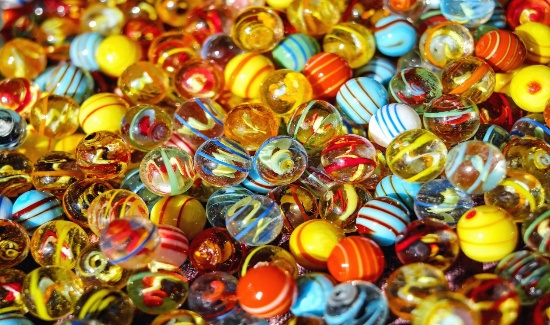
#> input picture HW#11/origin/image01.jpg, 550 x 325 px; its folder holds only this picture in this run
$ python RGB_YUV_form.py
#> lines starting #> are read from the running program, lines starting #| are printed output that depends on the picture; long printed decimals are rounded
import cv2
import os
import numpy as np
import math

for filePath in sorted(os.listdir("origin")):
    fileName = os.path.splitext(filePath)[0]
    imagePath = os.path.join("origin", filePath)
    src = cv2.imread(imagePath, cv2.IMREAD_COLOR)
#> src is the input picture: shape (325, 550, 3); mean B, G, R 59.7, 114.9, 153.3
    dst = src.copy()
    yuv_image = cv2.cvtColor(dst, cv2.COLOR_BGR2YUV)
#> yuv_image: shape (325, 550, 3); mean of channels 0, 1, 2 120.1, 98.3, 157.1
    dst = np.uint64(dst)
    yuv_image = np.uint64(yuv_image)
#> yuv_image: shape (325, 550, 3) uint64; mean of channels 0, 1, 2 120.1, 98.3, 157.1
    b, g, r = cv2.split(dst)
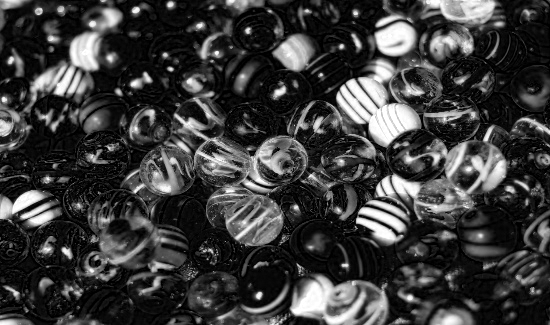
#> b: shape (325, 550) int32; min 0, max 255, mean 59.7
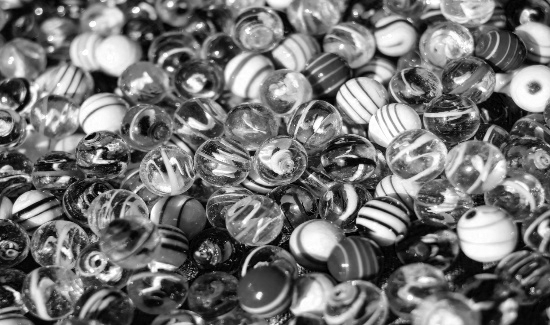
#> g: shape (325, 550) int32; min 0, max 255, mean 114.9
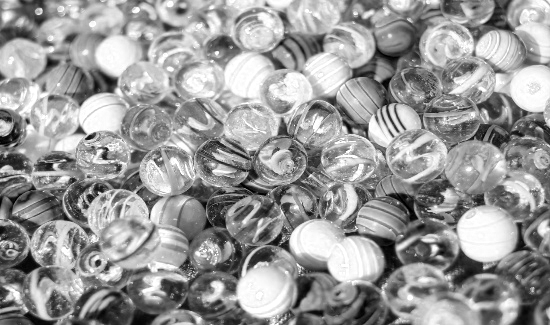
#> r: shape (325, 550) int32; min 0, max 255, mean 153.3
    y, u, v = cv2.split(yuv_image)
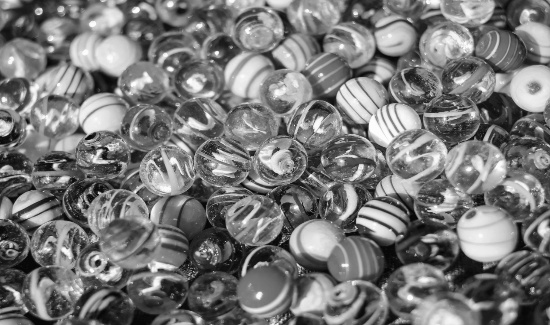
#> y: shape (325, 550) int32; min 3, max 255, mean 120.1
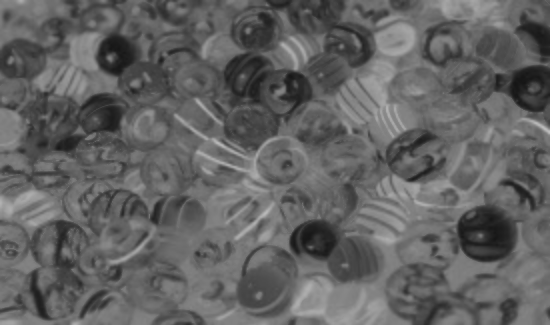
#> u: shape (325, 550) int32; min 21, max 190, mean 98.3
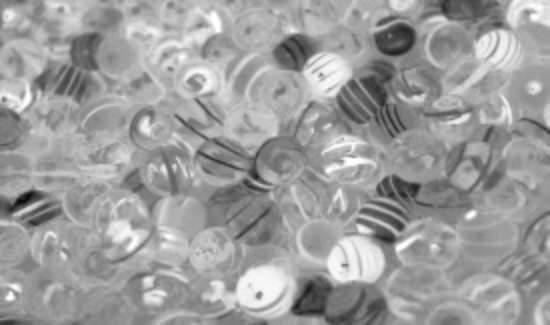
#> v: shape (325, 550) int32; min 6, max 255, mean 157.1

    b_mean = np.mean(b)
#> b_mean = 59.7
    g_mean = np.mean(g)
#> g_mean = 114.9
    r_mean = np.mean(r)
#> r_mean = 153.3
    b_var = np.var(b)
#> b_var = 4593.2
    g_var = np.var(g)
#> g_var = 4857.5
    r_var = np.var(r)
#> r_var = 3928.6
    b_sig = math.sqrt(b_var)
#> b_sig = 67.77
    g_sig = math.sqrt(g_var)
#> g_sig = 69.7
    r_sig = math.sqrt(r_var)
#> r_sig = 62.68

    y_mean = np.mean(y)
#> y_mean = 120.1
    u_mean = np.mean(u)
#> u_mean = 98.29
    v_mean = np.mean(v)
#> v_mean = 157.1
    y_var = np.var(y)
#> y_var = 3543.1
    u_var = np.var(u)
#> u_var = 765.7
    v_var = np.var(v)
#> v_var = 1237.4
    y_sig = math.sqrt(y_var)
#> y_sig = 59.52
    u_sig = math.sqrt(u_var)
#> u_sig = 27.67
    v_sig = math.sqrt(v_var)
#> v_sig = 35.18

    #BG
    exp = 0
    for i in range(0, b.shape[0]):
        for j in range(0, b.shape[1]):
            exp = exp + ((b[i, j] - b_mean) * (g[i, j] - g_mean))
#> after the loop, exp = 545149485
    cov = exp/(b.shape[0] * b.shape[1])
#> cov = 3049.8
    corr = cov/(b_sig * g_sig)
#> corr = 0.646
    print(corr, end=" ")
#| 0.6457
    print("BG")

    #GR
    exp = 0
    for i in range(0, b.shape[0]):
        for j in range(0, b.shape[1]):
            exp = exp + ((g[i, j] - g_mean) * (r[i, j] - r_mean))
#> after the loop, exp = 514610499
    cov = exp/(b.shape[0] * b.shape[1])
#> cov = 2878.9
    corr = cov/(g_sig * r_sig)
#> corr = 0.659
    print(corr, end=" ")
#| 0.659
    print("GR")

    #BR
    exp = 0
    for i in range(0, b.shape[0]):
        for j in range(0, b.shape[1]):
            exp = exp + ((b[i, j] - b_mean) * (r[i, j] - r_mean))
#> after the loop, exp = 103666091.4
    cov = exp/(b.shape[0] * b.shape[1])
#> cov = 580
    corr = cov/(b_sig * r_sig)
#> corr = 0.137
    print(corr, end=" ")
#| 0.1365
    print("BR")

    #GY
    exp = 0
    for i in range(0, b.shape[0]):
        for j in range(0, b.shape[1]):
            exp = exp + ((g[i, j] - g_mean) * (y[i, j] - y_mean))
#> after the loop, exp = 725711646.9
    cov = exp/(b.shape[0] * b.shape[1])
#> cov = 4059.9
    corr = cov/(g_sig * y_sig)
#> corr = 0.979
    print(corr, end=" ")
#| 0.9786
    print("GY")

    #YU
    exp = 0
    for i in range(0, b.shape[0]):
        for j in range(0, b.shape[1]):
            exp = exp + ((y[i, j] - y_mean) * (u[i, j] - u_mean))
#> after the loop, exp = -92933365.1
    cov = exp/(b.shape[0] * b.shape[1])
#> cov = -519.9
    corr = cov/(y_sig * u_sig)
#> corr = -0.316
    print(corr, end=" ")
#| -0.3156
    print("YU")

    #YV
    exp = 0
    for i in range(0, b.shape[0]):
        for j in range(0, b.shape[1]):
            exp = exp + ((y[i, j] - y_mean) * (v[i, j] - v_mean))
#> after the loop, exp = -95958744.7
    cov = exp/(b.shape[0] * b.shape[1])
#> cov = -536.8
    corr = cov/(y_sig * v_sig)
#> corr = -0.256
    print(corr, end=" ")
#| -0.2564
    print("YV")

    #UV
    exp = 0
    for i in range(0, b.shape[0]):
        for j in range(0, b.shape[1]):
            exp = exp + ((u[i, j] - u_mean) * (v[i, j] - v_mean))
#> after the loop, exp = -99947518
    cov = exp/(b.shape[0] * b.shape[1])
#> cov = -559.1
    corr = cov/(u_sig * v_sig)
#> corr = -0.574
    print(corr, end=" ")
#| -0.5744
    print("UV")

    print("----------------------------------" + fileName)

$ run again, on HW#11/origin/image05.jpg
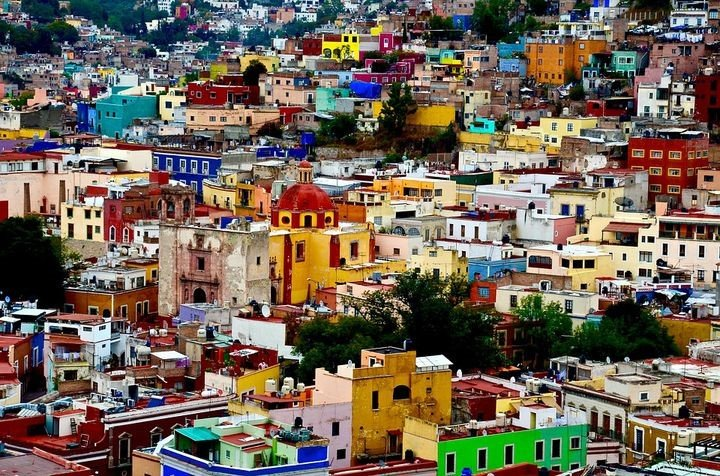
#> input picture HW#11/origin/image05.jpg, 720 x 476 px
#> src is the input picture: shape (476, 720, 3); mean B, G, R 89.1, 102.1, 114.7
#> `y, u, v = cv2.split(yuv_image)`:
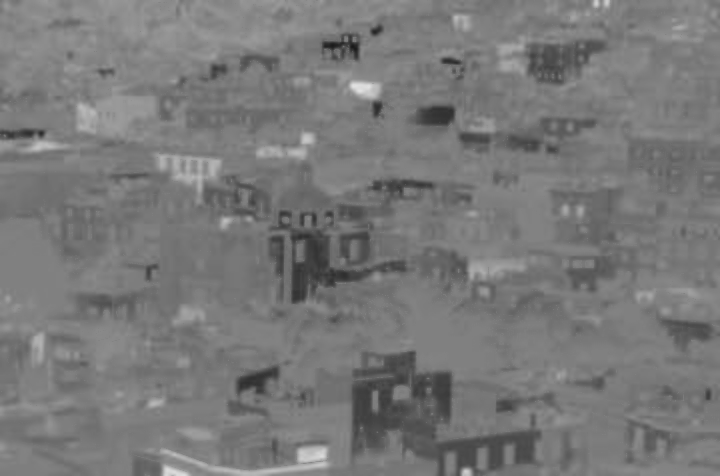
#> u: shape (476, 720) int32; min 25, max 225, mean 120.5
#> `y, u, v = cv2.split(yuv_image)`:
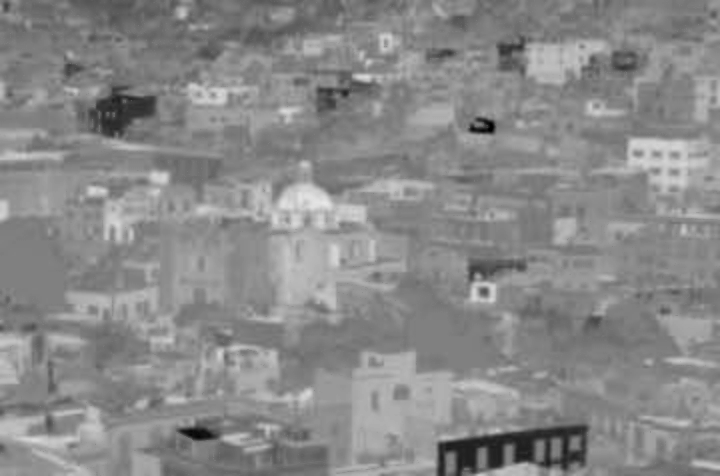
#> v: shape (476, 720) int32; min 0, max 232, mean 137.1
#> b_mean = 89.12
#> g_mean = 102.1
#> r_mean = 114.7
#> b_var = 5269.6
#> g_var = 5508.7
#> r_var = 5933.1
#> b_sig = 72.59
#> g_sig = 74.22
#> r_sig = 77.03
#> y_mean = 104.4
#> u_mean = 120.5
#> v_mean = 137.1
#> y_var = 5156.2
#> u_var = 283.6
#> v_var = 600.3
#> y_sig = 71.81
#> u_sig = 16.84
#> v_sig = 24.5
#> after the loop `for i in range(0, b.shape[0]):`: exp = 1.63e+09
#> `cov = exp/(b.shape[0] * b.shape[1])`: cov = 4762.1
#> `corr = cov/(b_sig * g_sig)`: corr = 0.884
#| 0.8839
#> after the loop `for i in range(0, b.shape[0]):`: exp = 1.7e+09
#> `cov = exp/(b.shape[0] * b.shape[1])`: cov = 4959.1
#> `corr = cov/(g_sig * r_sig)`: corr = 0.867
#| 0.8674
#> after the loop `for i in range(0, b.shape[0]):`: exp = 1.41e+09
#> `cov = exp/(b.shape[0] * b.shape[1])`: cov = 4115.1
#> `corr = cov/(b_sig * r_sig)`: corr = 0.736
#| 0.736
#> after the loop `for i in range(0, b.shape[0]):`: exp = 1.8e+09
#> `cov = exp/(b.shape[0] * b.shape[1])`: cov = 5259.4
#> `corr = cov/(g_sig * y_sig)`: corr = 0.987
#| 0.9869
#> after the loop `for i in range(0, b.shape[0]):`: exp = -89661486.4
#> `cov = exp/(b.shape[0] * b.shape[1])`: cov = -261.6
#> `corr = cov/(y_sig * u_sig)`: corr = -0.216
#| -0.2163
#> after the loop `for i in range(0, b.shape[0]):`: exp = -421889.9
#> `cov = exp/(b.shape[0] * b.shape[1])`: cov = -1.23
#> `corr = cov/(y_sig * v_sig)`: corr = -0.0007
#| -0.0006997
#> after the loop `for i in range(0, b.shape[0]):`: exp = -75251628.6
#> `cov = exp/(b.shape[0] * b.shape[1])`: cov = -219.6
#> `corr = cov/(u_sig * v_sig)`: corr = -0.532
#| -0.5321

$ run again, on HW#11/origin/image07.jpg
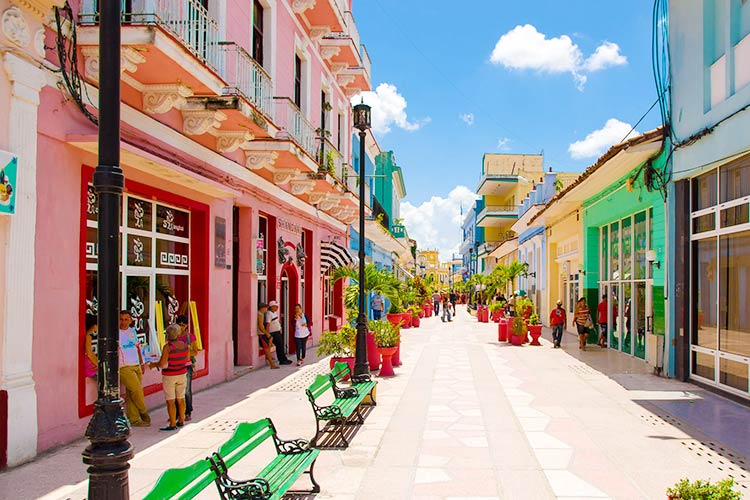
#> input picture HW#11/origin/image07.jpg, 750 x 500 px
#> src is the input picture: shape (500, 750, 3); mean B, G, R 144.3, 151.3, 163.2
#> `y, u, v = cv2.split(yuv_image)`:
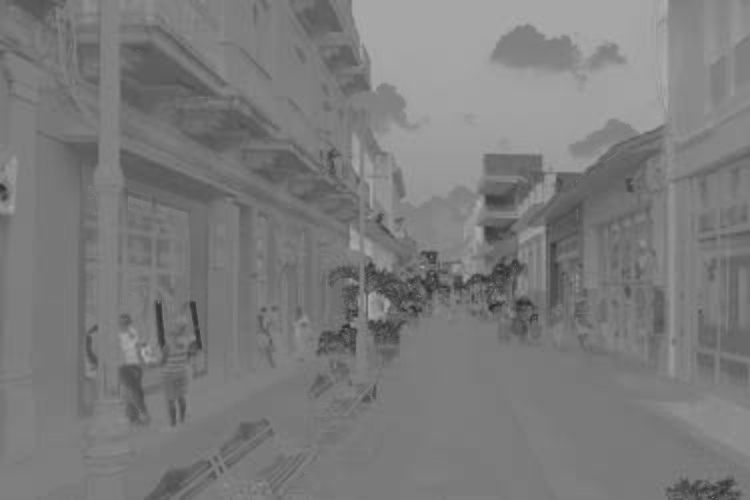
#> u: shape (500, 750) int32; min 42, max 173, mean 123.2
#> `y, u, v = cv2.split(yuv_image)`:
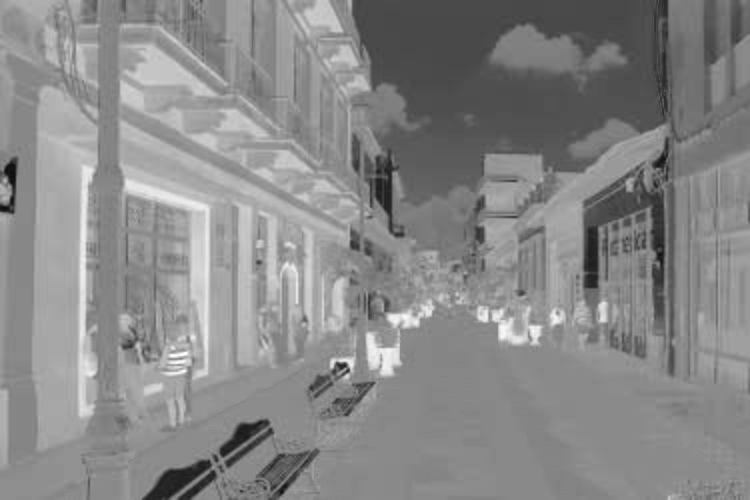
#> v: shape (500, 750) int32; min 11, max 255, mean 136
#> b_mean = 144.3
#> g_mean = 151.3
#> r_mean = 163.2
#> b_var = 6207.7
#> g_var = 4669.1
#> r_var = 4591.6
#> b_sig = 78.79
#> g_sig = 68.33
#> r_sig = 67.76
#> y_mean = 154.1
#> u_mean = 123.2
#> v_mean = 136
#> y_var = 4101.8
#> u_var = 332.2
#> v_var = 1100.5
#> y_sig = 64.05
#> u_sig = 18.23
#> v_sig = 33.17
#> after the loop `for i in range(0, b.shape[0]):`: exp = 1.83e+09
#> `cov = exp/(b.shape[0] * b.shape[1])`: cov = 4867.8
#> `corr = cov/(b_sig * g_sig)`: corr = 0.904
#| 0.9042
#> after the loop `for i in range(0, b.shape[0]):`: exp = 1.22e+09
#> `cov = exp/(b.shape[0] * b.shape[1])`: cov = 3260.1
#> `corr = cov/(g_sig * r_sig)`: corr = 0.704
#| 0.7041
#> after the loop `for i in range(0, b.shape[0]):`: exp = 1.13e+09
#> `cov = exp/(b.shape[0] * b.shape[1])`: cov = 3013.3
#> `corr = cov/(b_sig * r_sig)`: corr = 0.564
#| 0.5644
#> after the loop `for i in range(0, b.shape[0]):`: exp = 1.6e+09
#> `cov = exp/(b.shape[0] * b.shape[1])`: cov = 4270.7
#> `corr = cov/(g_sig * y_sig)`: corr = 0.976
#| 0.9759
#> after the loop `for i in range(0, b.shape[0]):`: exp = 67441641.4
#> `cov = exp/(b.shape[0] * b.shape[1])`: cov = 179.8
#> `corr = cov/(y_sig * u_sig)`: corr = 0.154
#| 0.1541
#> after the loop `for i in range(0, b.shape[0]):`: exp = -154863797.9
#> `cov = exp/(b.shape[0] * b.shape[1])`: cov = -413
#> `corr = cov/(y_sig * v_sig)`: corr = -0.194
#| -0.1944
#> after the loop `for i in range(0, b.shape[0]):`: exp = -158208781.1
#> `cov = exp/(b.shape[0] * b.shape[1])`: cov = -421.9
#> `corr = cov/(u_sig * v_sig)`: corr = -0.698
#| -0.6978

$ run again, on HW#11/origin/image08.jpg
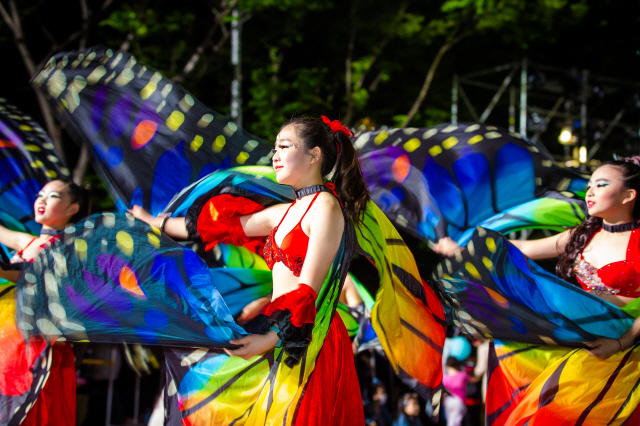
#> input picture HW#11/origin/image08.jpg, 640 x 426 px
#> src is the input picture: shape (426, 640, 3); mean B, G, R 57.7, 63.3, 74.2
#> `y, u, v = cv2.split(yuv_image)`:
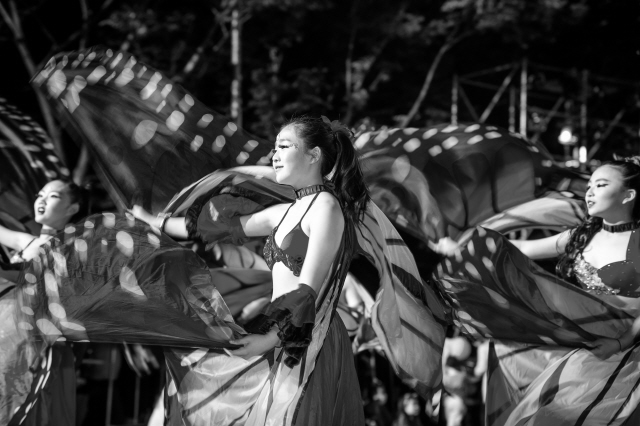
#> y: shape (426, 640) int32; min 0, max 255, mean 65.9
#> `y, u, v = cv2.split(yuv_image)`:
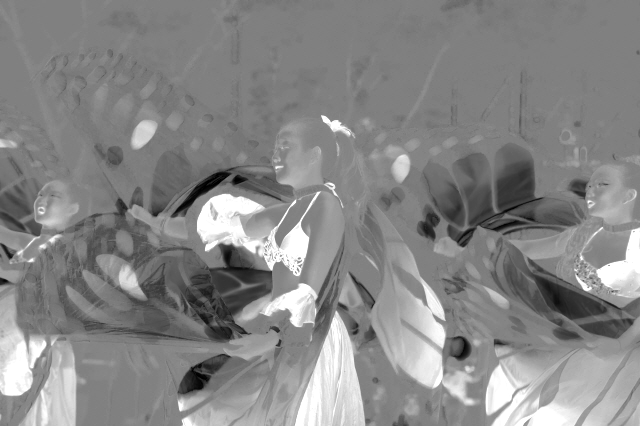
#> v: shape (426, 640) int32; min 0, max 255, mean 134.8
#> b_mean = 57.7
#> g_mean = 63.27
#> r_mean = 74.19
#> b_var = 4651.4
#> g_var = 4413.3
#> r_var = 6796.4
#> b_sig = 68.2
#> g_sig = 66.43
#> r_sig = 82.44
#> y_mean = 65.9
#> u_mean = 124
#> v_mean = 134.8
#> y_var = 3870.2
#> u_var = 839.1
#> v_var = 1591.4
#> y_sig = 62.21
#> u_sig = 28.97
#> v_sig = 39.89
#> after the loop `for i in range(0, b.shape[0]):`: exp = 752869604.3
#> `cov = exp/(b.shape[0] * b.shape[1])`: cov = 2761.4
#> `corr = cov/(b_sig * g_sig)`: corr = 0.609
#| 0.6095
#> after the loop `for i in range(0, b.shape[0]):`: exp = 952599687.5
#> `cov = exp/(b.shape[0] * b.shape[1])`: cov = 3494
#> `corr = cov/(g_sig * r_sig)`: corr = 0.638
#| 0.638
#> after the loop `for i in range(0, b.shape[0]):`: exp = 342847645.7
#> `cov = exp/(b.shape[0] * b.shape[1])`: cov = 1257.5
#> `corr = cov/(b_sig * r_sig)`: corr = 0.224
#| 0.2237
#> after the loop `for i in range(0, b.shape[0]):`: exp = 1.08e+09
#> `cov = exp/(b.shape[0] * b.shape[1])`: cov = 3949.9
#> `corr = cov/(g_sig * y_sig)`: corr = 0.956
#| 0.9558
#> after the loop `for i in range(0, b.shape[0]):`: exp = -180372850.5
#> `cov = exp/(b.shape[0] * b.shape[1])`: cov = -661.6
#> `corr = cov/(y_sig * u_sig)`: corr = -0.367
#| -0.3671
#> after the loop `for i in range(0, b.shape[0]):`: exp = 84194020.8
#> `cov = exp/(b.shape[0] * b.shape[1])`: cov = 308.8
#> `corr = cov/(y_sig * v_sig)`: corr = 0.124
#| 0.1244
#> after the loop `for i in range(0, b.shape[0]):`: exp = -187811050.2
#> `cov = exp/(b.shape[0] * b.shape[1])`: cov = -688.9
#> `corr = cov/(u_sig * v_sig)`: corr = -0.596
#| -0.5961
